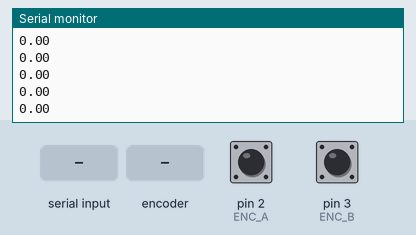
This sketch was run on a simulated Arduino Mega 2560, built with avr-gcc and run on an emulated ATmega2560. On the bench: the last lines printed to the serial monitor. Inputs (shaded band) come from the test bench; at power-on: pin 2 (ENC_A) HIGH, pin 3 (ENC_B) HIGH.

Above: at 1.2 s.
1.3 s: "z" received over Serial
2.8 s: rotary encoder on pin 2 (ENC_A) / pin 3 (ENC_B) turned 1 step (first pin leading)
At 3.8 s:
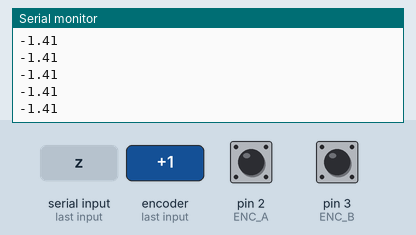
4.5 s: rotary encoder on pin 2 (ENC_A) / pin 3 (ENC_B) turned 1 step (first pin leading)
At 5.1 s:
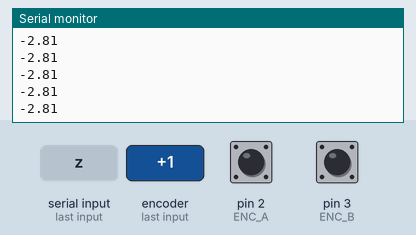
Timing chart, 0 to 7.5 s (numbered marks = the images above; inputs shaded):
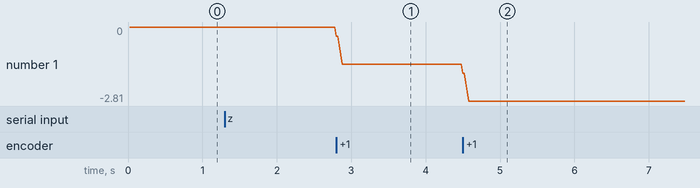

The sketch:

actuator_control.ino
```cpp
// ===============================
// RO60 external encoder feedback
// Arduino Mega 2560
// Encoder A -> pin 2
// Encoder B -> pin 3
// ===============================

const int ENC_A = 2;
const int ENC_B = 3;

// 编码器参数
// 256 PPR，四倍频后：256 * 4 = 1024 counts/rev
const long ENCODER_PPR = 256;
const long COUNTS_PER_REV = ENCODER_PPR * 4;

volatile long encoderCount = 0;

int lastA = 0;
int lastB = 0;

unsigned long lastPrintTime = 0;
const unsigned long PRINT_INTERVAL = 20;  // 50 Hz

void setup() {
  Serial.begin(115200);

  pinMode(ENC_A, INPUT_PULLUP);
  pinMode(ENC_B, INPUT_PULLUP);

  lastA = digitalRead(ENC_A);
  lastB = digitalRead(ENC_B);

  attachInterrupt(digitalPinToInterrupt(ENC_A), encoderISR, CHANGE);
  attachInterrupt(digitalPinToInterrupt(ENC_B), encoderISR, CHANGE);

  Serial.println("RO60 Encoder Feedback Start");
  Serial.println("Output format: angle_deg");
  Serial.println("Input z to zero angle");
}

void loop() {
  // 串口输入 z，可以把当前位置设为 0 度
  if (Serial.available()) {
    char c = Serial.read();

    if (c == 'z' || c == 'Z') {
      noInterrupts();
      encoderCount = 0;
      interrupts();

      Serial.println("ZERO");
    }
  }

  unsigned long now = millis();

  if (now - lastPrintTime >= PRINT_INTERVAL) {
    lastPrintTime = now;

    long countCopy;

    noInterrupts();
    countCopy = encoderCount;
    interrupts();

    float angleDeg = (float)countCopy * 360.0 / (float)COUNTS_PER_REV;

    // 为了 MuJoCo / Python 稳定读取，只输出角度数字
    Serial.println(angleDeg, 2);
  }
}

void encoderISR() {
  int A = digitalRead(ENC_A);
  int B = digitalRead(ENC_B);

  int lastState = (lastA << 1) | lastB;
  int currentState = (A << 1) | B;

  // Quadrature decoding
  if (
    (lastState == 0 && currentState == 1) ||
    (lastState == 1 && currentState == 3) ||
    (lastState == 3 && currentState == 2) ||
    (lastState == 2 && currentState == 0)
  ) {
    encoderCount++;
  } else if (
    (lastState == 0 && currentState == 2) ||
    (lastState == 2 && currentState == 3) ||
    (lastState == 3 && currentState == 1) ||
    (lastState == 1 && currentState == 0)
  ) {
    encoderCount--;
  }

  lastA = A;
  lastB = B;
}
```

Measured:
- after the input at 2.8 s, the serial monitor: prints a new line at once (image 1)
- after the input at 4.5 s, the serial monitor: prints a new line at once (image 2)
- plotted number 1: 0 → -1.41 after the input at 2.8 s, -1.41 → -2.81 after the input at 4.5 s
